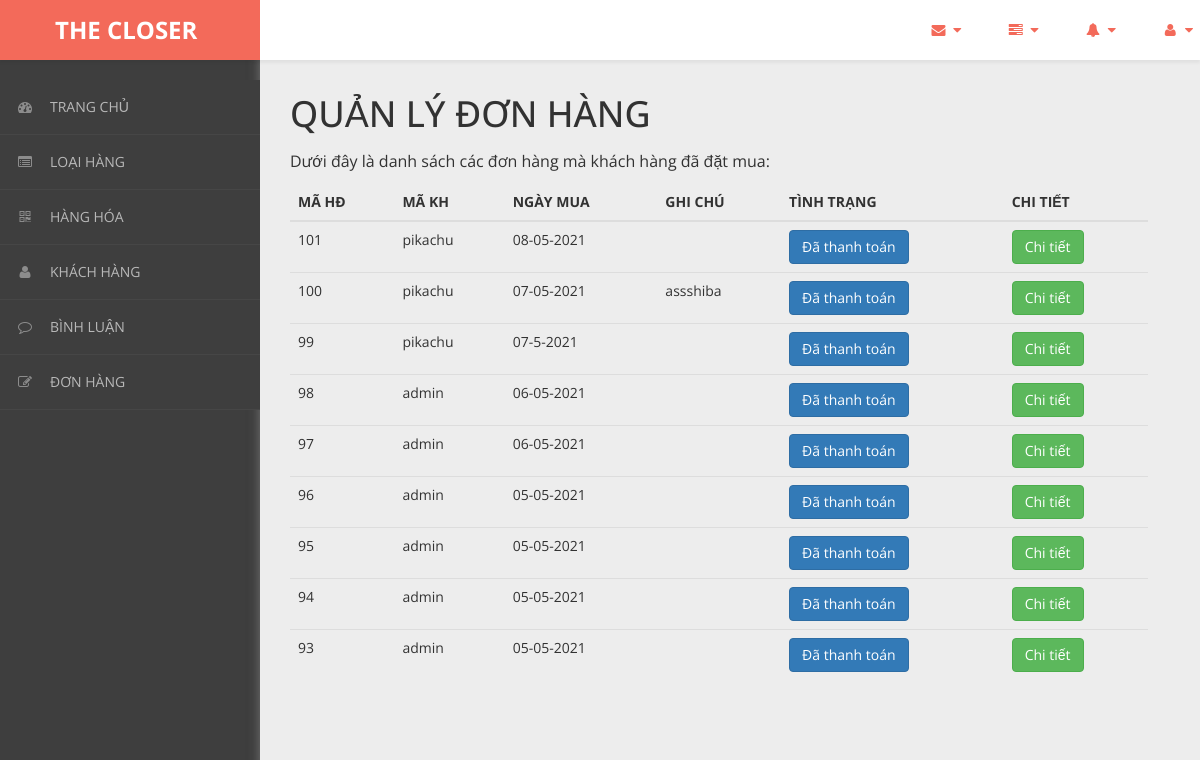
The page /admin/content/hoa-don/hoa-don-list.php on the database as committed earlier.
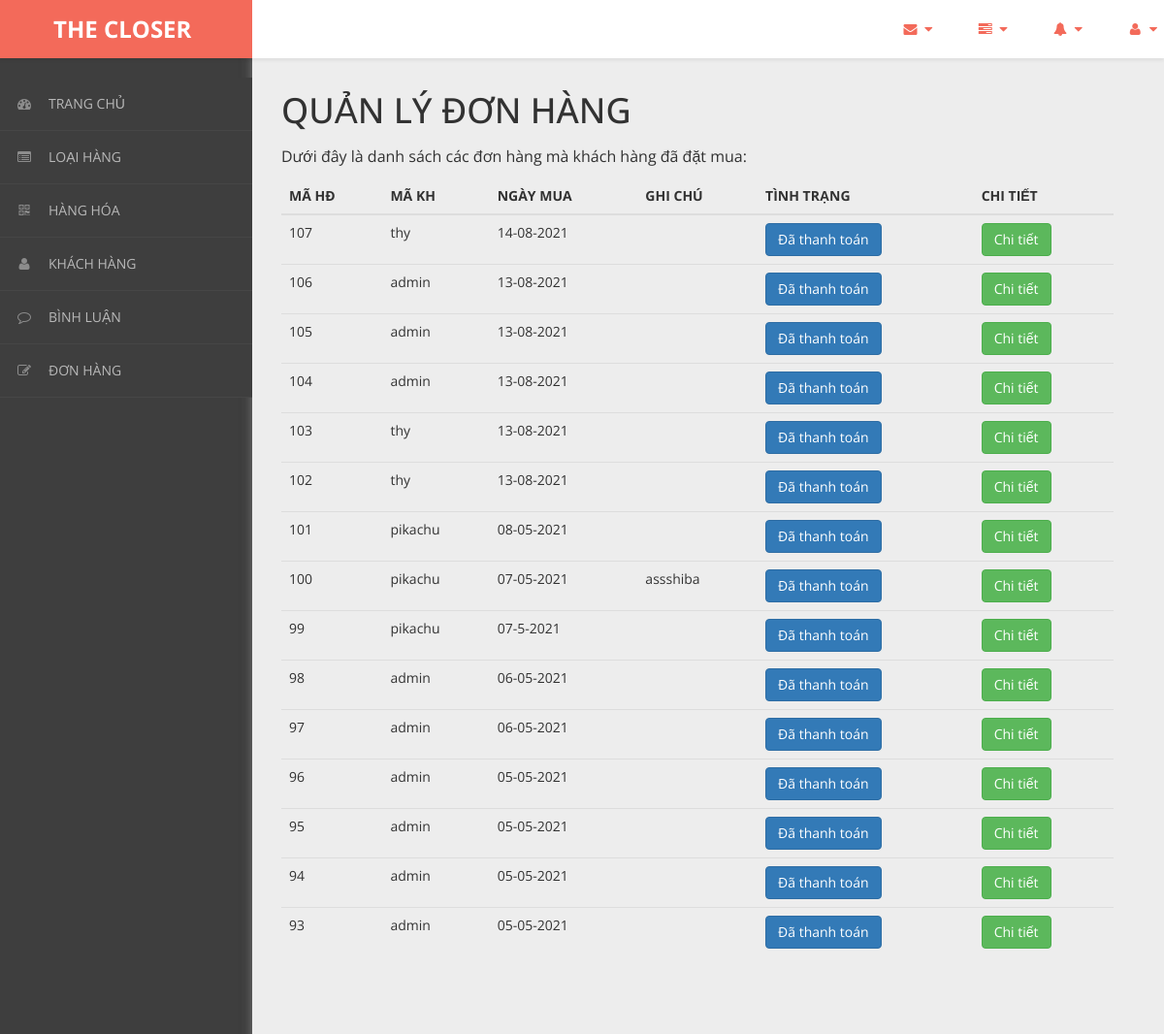
The same page on the database as committed later.
### tables this page shows
CREATE TABLE `hoa_don` (
  `ma_hd` int(11) NOT NULL,
  `ngay_mua` varchar(20) NOT NULL,
  `ghi_chu` varchar(50) NOT NULL,
  `tinh_trang` varchar(20) NOT NULL DEFAULT '0',
  `ma_kh` varchar(50) NOT NULL
);

### admin/dao/pdo.php (called while the page is built, shortened)
<?php
    function pdo_get_connection(){
        $pdo = new PDO("mysql:host=localhost;dbname=bigshoes",'root','');
        $pdo->setAttribute(PDO::ATTR_ERRMODE, PDO::ERRMODE_EXCEPTION);
        return $pdo;
    }
    function pdo_query($sql){
        $sql_args = array_slice(func_get_args(),1);
        try{
            $conn = pdo_get_connection();
            $stmt = $conn ->prepare($sql);
            $stmt -> execute($sql_args);
            $rows = $stmt -> fetchAll();
            return $rows;
        }catch(PDOException $e){
            throw $e;
        }finally{
            unset($conn);
        }
    }
    ?>

### admin/dao/hoa-don.php (called while the page is built, shortened)
<?php
    require_once ('pdo.php');
    function hoa_don_select_all(){
        $sql = "SELECT * FROM hoa_don ORDER BY ma_hd DESC";
        return pdo_query($sql);
    }
?>

### admin/content/hoa-don/hoa-don-list.php (the view, shortened to what this page needs)
<!DOCTYPE html>
<html xmlns="http://www.w3.org/1999/xhtml">
<head>
    <link href="../../../css/admin/css/bootstrap.css" rel="stylesheet" />
    <link href="../../../css/admin/css/font-awesome.css" rel="stylesheet" />
    <link href="../../../css/admin/css/custom-styles.css" rel="stylesheet" />
</head>
<body>
    <div id="wrapper">
        <nav class="navbar navbar-default top-navbar" role="navigation">
            <div class="navbar-header">
                <a class="navbar-brand" href="../../../../bigshoes/trang-chinh/"><strong style = "margin-left: 40px;">THE CLOSER</strong></a>
            </div>
            <ul class="nav navbar-top-links navbar-right">
                <li class="dropdown">
                    <a class="dropdown-toggle" data-toggle="dropdown" href="#" aria-expanded="false">
                        <i class="fa fa-envelope fa-fw"></i> <i class="fa fa-caret-down"></i>
                    </a>
                </li>
                <li class="dropdown">
                    <a class="dropdown-toggle" data-toggle="dropdown" href="#" aria-expanded="false">
                        <i class="fa fa-tasks fa-fw"></i> <i class="fa fa-caret-down"></i>
                    </a>
                </li>
                <li class="dropdown">
                    <a class="dropdown-toggle" data-toggle="dropdown" href="#" aria-expanded="false">
                        <i class="fa fa-bell fa-fw"></i> <i class="fa fa-caret-down"></i>
                    </a>
                </li>
                <li class="dropdown">
                    <a class="dropdown-toggle" data-toggle="dropdown" href="#" aria-expanded="false">
                        <i class="fa fa-user fa-fw"></i> <i class="fa fa-caret-down"></i>
                    </a>
                </li>
            </ul>
        </nav>
        <nav class="navbar-default navbar-side" role="navigation">
            <div class="sidebar-collapse">
                <ul class="nav" id="main-menu">
                    <li>
                        <a href="../thong-ke/thong-ke-list.php"><i class="fa fa-dashboard"></i>TRANG CHỦ</a>
                    </li>
                    <li>
                        <a href="../loai-hang/loai-hang-list.php"><i class="fa fa-list-alt" aria-hidden="true"></i>LOẠI HÀNG</a>
                    </li>
                    <li>
                        <a href="../hang-hoa/hang-hoa-list.php"><i class="fa fa-qrcode"></i>HÀNG HÓA</a>
                    </li>
                    <li>
                        <a href="../khach-hang/khach-hang-list.php"><i class="fa fa-user"></i>KHÁCH HÀNG</a>
                    </li>
                    <li>
                        <a href="../binh-luan/binh-luan-list.php"><i class="fa fa-comment-o" aria-hidden="true"></i>BÌNH LUẬN</a>
                    </li>
                    <li>
                        <a href="../hoa-don/hoa-don-list.php"><i class="fa fa-edit"></i>ĐƠN HÀNG</a>
                    </li>
                </ul>
            </div>
        </nav>
        <div id="page-wrapper">
		  <div class="header">
                        <div class="page-header">
                            <h1>QUẢN LÝ ĐƠN HÀNG</h1>
                            <p>Dưới đây là danh sách các đơn hàng mà khách hàng đã đặt mua: </p>
                            <?php
                                require_once ('../../dao/hoa-don.php');
                                $items = hoa_don_select_all();
                            ?>
                            <table class="table table-hover">
                                <thead>
                                  <tr>
                                    <th>MÃ HĐ</th>
                                    <th>MÃ KH</th>
                                    <th>NGÀY MUA</th>
                                    <th>GHI CHÚ</th>
                                    <th>TÌNH TRẠNG</th>
                                    <th>CHI TIẾT</th>
                                  </tr>
                                </thead>
                                <tbody>
                                <?php foreach($items as $item){
                                     extract($item);
                                    ?>
                                  <tr>
                                    <td><?=$ma_hd?></td>
                                    <td><?=$ma_kh?></td>
                                    <td><?=$ngay_mua?></td>
                                    <td><?=$ghi_chu?></td>
                                    <td>
                                    <a href="thanh-toan-gio-hang.php?ma_hd=<?=$ma_hd?>">
                                        <?php
                                            if($tinh_trang == 0){
                                                echo '<button class="btn btn-warning name="thanh_toan">';
                                                echo "Chưa thanh toán";
                                            }
                                            else if($tinh_trang == 1){
                                                echo '<button class="btn btn-primary name="thanh_toan">';
                                                echo "Đã thanh toán ";
                                            }
                                            else   {
                                                echo '<button class="btn btn-danger name ="thanh_toan">';
                                                echo "Hủy";
                                            }
                                        ?>
                                        </button></a>
                            </div>
                                    </td>
                                    <td><a href="chi-tiet-hoa-don.php?ma_hd=<?=$ma_hd?>&ma_kh=<?=$ma_kh?>"><button class="btn btn-success">Chi tiết</button></a></td>
                                  </tr>
                                <?php } ?>
</body>
</html>

### css/admin/css/custom-styles.css (style rules this page uses)
body { font-family: 'Open Sans', sans-serif; background: #3E3E3E; }
#wrapper { width: 100%; }
#page-wrapper { padding: 15px 15px; min-height: 600px; background: #EDEDED; }
h1, .h1, h2, .h2, h3, .h3 { margin-top: 7px; margin-bottom: -5px; }
p { font-size:16px; line-height:25px; padding-top:20px; }
.navbar-side { z-index: 0; }
.navbar-side .nav > li > a > i { color: #8C8C8C;padding: 8px;width: 30px;text-align: center; }
.top-navbar { position: fixed; width: 100%; z-index: 300; -webkit-box-shadow: 0 3px 3px rgba(0, 0, 0, 0.05); -moz-box-shadow: 0 3px 3px rgba(0, 0, 0, 0.05); box-shadow: 0 3px 3px rgba(0, 0, 0, 0.05); }
.navbar-side { z-index: 1; position: fixed; width: 260px; top: 80px; }
#page-wrapper { position: relative; top: 55px; box-shadow: 0 0 10px #757575; -moz-box-shadow: 0 0 10px #757575; -webkit-box-shadow: 0 0 10px #757575; }
.page-header { margin: 0;border-bottom: 1px solid transparent;text-align: left;background-color: rgb(237, 237, 237);padding: 32px 22px 32px 0;color: #323232; }
.header { margin: 0 30px; }
.top-navbar { margin:0px; }
.top-navbar .navbar-brand { color: #fff;width: 260px;text-align: left;height: 60px;font-size: 24px;font-weight: 700;line-height: 30px;background: #F36A5A; }
.top-navbar .nav > li { position: relative; display: inline-block; margin: 0px; padding: 0px; }
.top-navbar .nav > li > a { position: relative; display: block; padding: 20px;color: #FFFFFF; margin: 0px; }
.sidebar-collapse , .sidebar-collapse .nav { background:none; }
.sidebar-collapse .nav { padding:0; }
.sidebar-collapse .nav > li > a { color: #B8B8B8; background:transparent; text-shadow:none; font-size: 14px; }
.sidebar-collapse > .nav > li > a { padding: 12px 10px; }
.sidebar-collapse > .nav > li { border-bottom: 1px solid rgba(107, 108, 109, 0.19); }
.navbar-side { border:none; background: #3E3E3E; }
.top-navbar { background: #FFFFFF; border-bottom:none; }
.top-navbar .nav > li > a > i { margin-right: 2px; }
.navbar-default { border:0px solid black; }
.navbar-header { background: transparent; }
.nav > li > a > i { margin-right:10px; color: rgb(243, 106, 90); }
@media (min-width:768px) { #page-wrapper { margin: 0 0 0 260px; padding: 0; min-height: 1200px; } }
@media (min-width:768px) { .navbar-side { width: 260px; z-index: 1; } }
@media (min-width:768px) { .navbar { border-radius: 0px; } }

Rows that differ between the two databases and show on the page:
added hoa_don: ma_hd "107", ma_kh "thy", ngay_mua "14-08-2021", tinh_trang "Đã thanh toán"
added hoa_don: ma_hd "106", ma_kh "admin", ngay_mua "13-08-2021", tinh_trang "Đã thanh toán"
added hoa_don: ma_hd "105", ma_kh "admin", ngay_mua "13-08-2021", tinh_trang "Đã thanh toán"
added hoa_don: ma_hd "104", ma_kh "admin", ngay_mua "13-08-2021", tinh_trang "Đã thanh toán"
added hoa_don: ma_hd "103", ma_kh "thy", ngay_mua "13-08-2021", tinh_trang "Đã thanh toán"
added hoa_don: ma_hd "102", ma_kh "thy", ngay_mua "13-08-2021", tinh_trang "Đã thanh toán"
